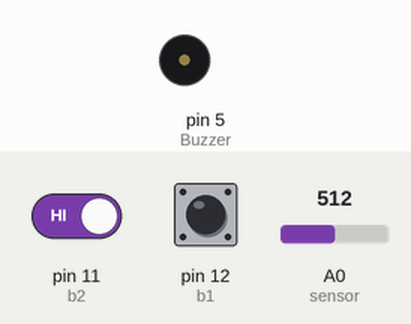
The sketch below on a simulated Arduino Uno, built with avr-gcc and run on an emulated ATmega328P. On the bench: buzzer (waves = sounding). The inputs (shaded band) are chosen by the test bench; at power-on: pin 11 (b2) HIGH, pin 12 (b1) HIGH, A0 (sensor) = 512.

Above: at 1.2 s.
1.3 s: pin 11 (b2) driven LOW
At 2.3 s:
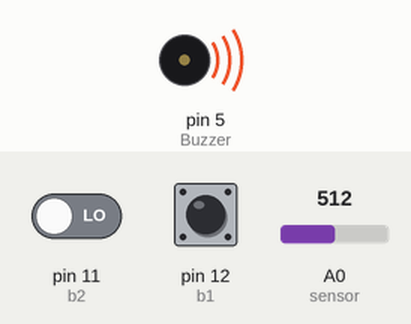
Timing chart, 0 to 4.3 s (numbered marks = the images above; inputs shaded):
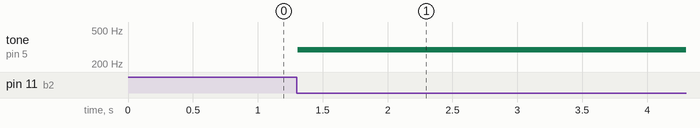

The sketch:

theremim_again.ino
```cpp
int ValorSensor = 0;
int nota = 0;
const int Buzzer = 5;
const int sensor = 0;
const int b2 = 11;
const int b1 = 12;
int estadob1 = 0;
int estadob2 = 0;
void setup(){
  pinMode(b1,INPUT);
  pinMode(b2,INPUT);
}
void loop(){
estadob1 = digitalRead(b1);
estadob2 = digitalRead(b2);
ValorSensor = analogRead(sensor);
if (ValorSensor > 70 && estadob1 == LOW && estadob2 == LOW){
 nota = 261 ;
}

if (ValorSensor > 70 && estadob1 == HIGH && estadob2 == LOW){
 nota = 294 ;
}

if (ValorSensor > 70 && estadob1 == LOW && estadob2 == HIGH){
 nota = 329 ;
}

if (ValorSensor < 70 &&estadob1 == LOW && estadob2 == LOW){
  nota = 349 ;
}


if (ValorSensor < 70 &&estadob1 == HIGH && estadob2 == LOW){
  nota = 392 ;
}

if (ValorSensor < 70 && estadob1 == LOW && estadob2 == HIGH){
  nota = 440 ;
}
tone(Buzzer, nota, 200);
delay(10);
}
```

Measured:
- after the input at 1.3 s, tone on pin 5 (Buzzer): silent → 294 Hz at once
